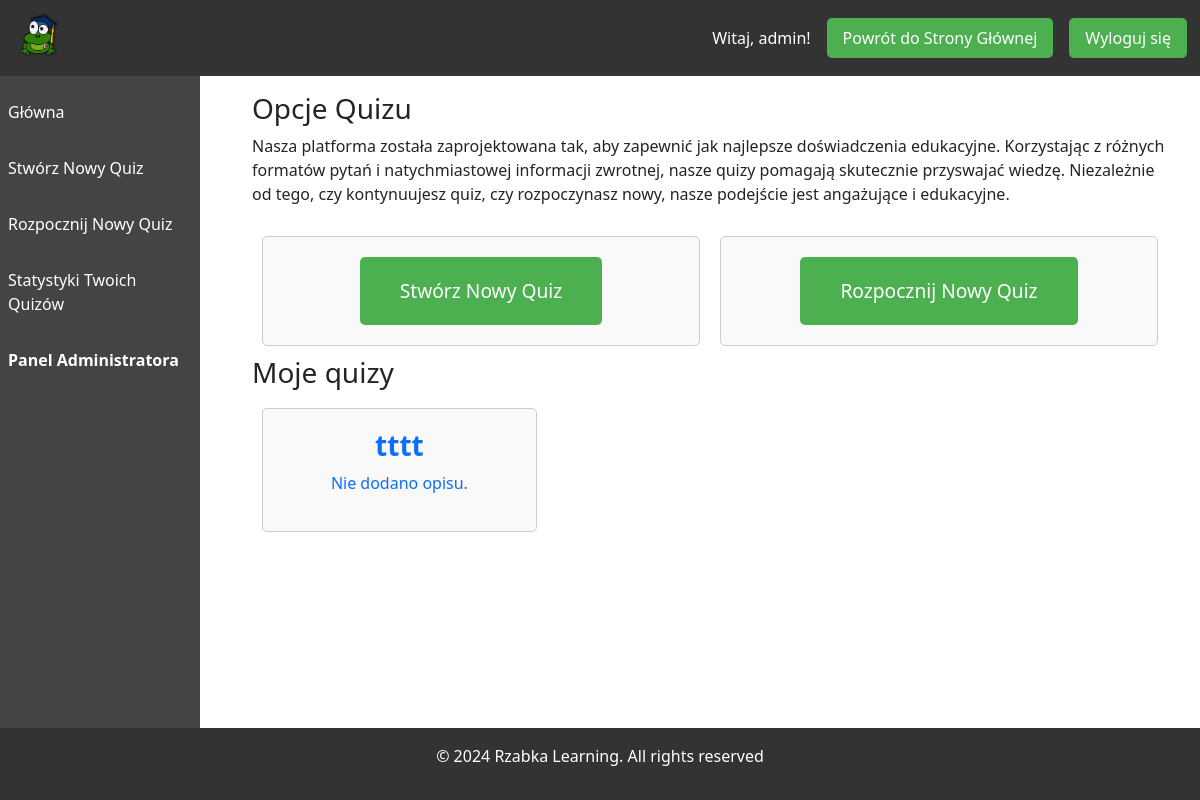
Page /quiz/ (signed in) on the earlier database version.
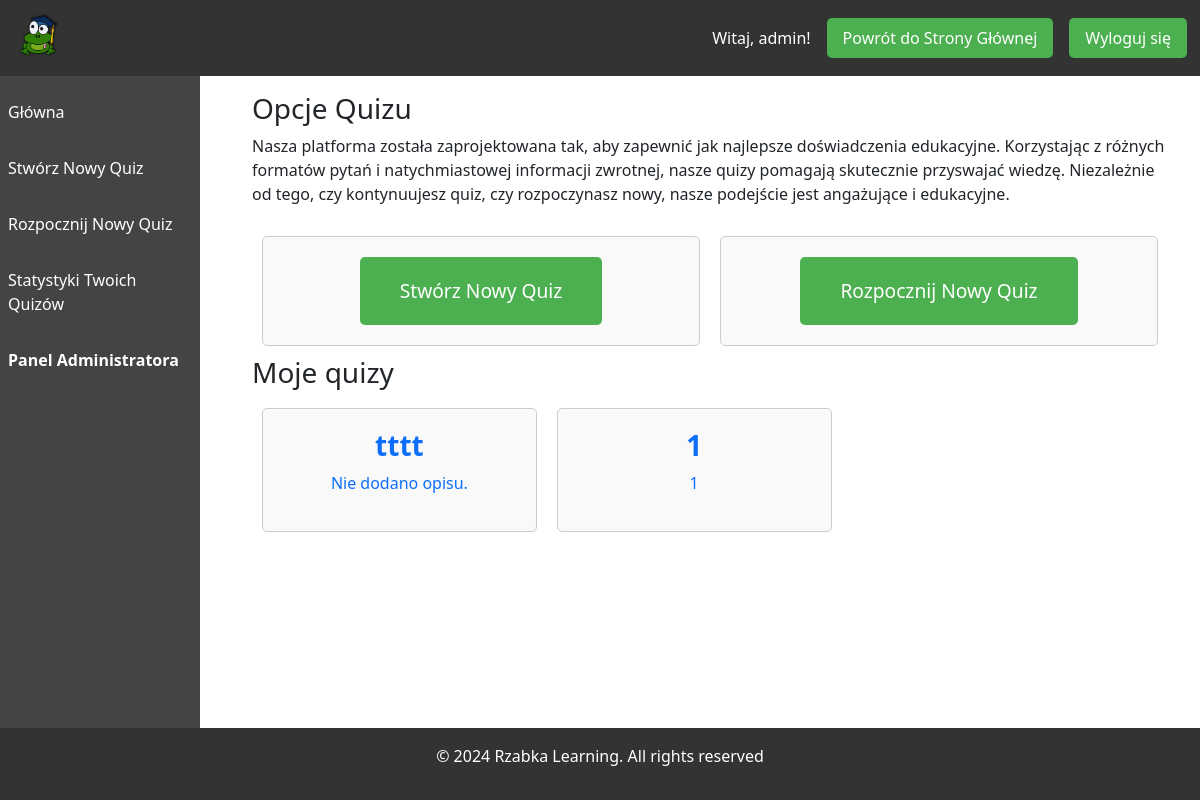
Same page on the later database version.
### quizAPP/models.py (models this page shows, shortened)
class Quiz(models.Model):
    title = models.CharField(max_length=200)
    description = models.TextField(blank=True, null=True)
    created_by = models.ForeignKey(User, on_delete=models.PROTECT, related_name='quizzes')

### quizAPP/views.py (the view)
# urls.py: path("", views.quiz_list, name='quizlist'),
def quiz_list(request):
    quizzes = Quiz.objects.all()
    context = {'quizzes': quizzes}
    current_user = request.user
    logger.info('------------------renderuje quizlist')
    return render(request, 'quiz/login_quizy.html', context)

### templates/quiz/login_quizy.html (shortened to what this page needs)
{% extends "quiz_base.html" %}
{% load static %}
{% block content %}
<section id="quizy">
    <h3>Opcje Quizu</h3>
    <p>Nasza platforma została zaprojektowana tak, aby zapewnić jak najlepsze doświadczenia edukacyjne. Korzystając z różnych formatów pytań i natychmiastowej informacji zwrotnej, nasze quizy pomagają skutecznie przyswajać wiedzę. Niezależnie od tego, czy kontynuujesz quiz, czy rozpoczynasz nowy, nasze podejście jest angażujące i edukacyjne.</p>
    <div class="quiz-options">
        <div class="quiz-option">
            <a href="{% url 'quizwizard' %}">
                <button>Stwórz Nowy Quiz</button>
            </a>
        </div>
        <div class="quiz-option">
            <a href="{% url 'testlist' %}">
                <button onclick="startNewQuiz()">Rozpocznij Nowy Quiz</button>
            </a>
        </div>
    </div>
    <div class="moje-quizy">
        <h3>Moje quizy</h3>
        {% if quizzes%}
            {% for quiz in quizzes %}
                {% if quiz.created_by == request.user%}
                <a href="/quiz/quizzes/{{ quiz.id }}"><div class="quiz-option" style="width: 30%;">
                    <h3><b>{{ quiz.title }}</b></h3>
                    <p>{{ quiz.description }}</p>
                </div></a>
                {% endif %}
            {% endfor %}
        {% else %}
            <p>Nie ma dostępnych żadnych quizów.</p>
        {% endif %}
    </div>
</section>
{% endblock %}

Differences in the rows shown:
added Quiz: title "1", description "1"
